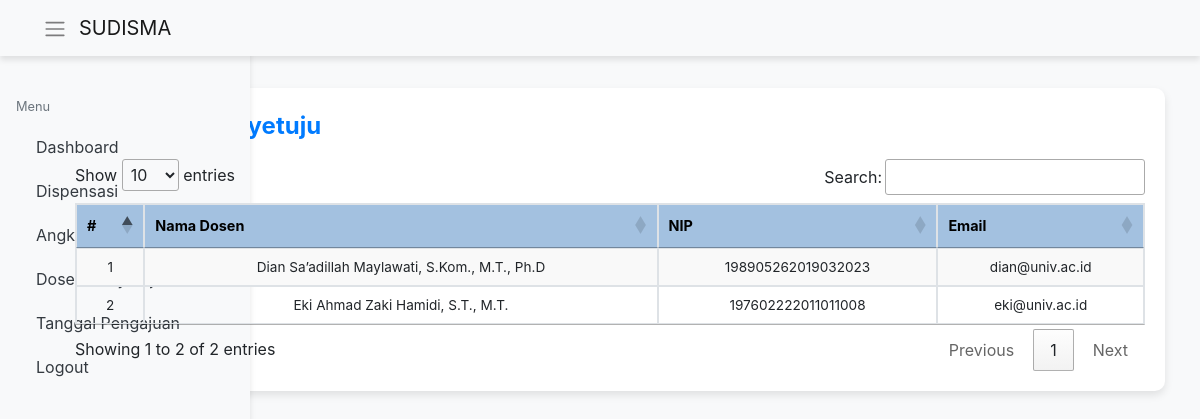
/list_dosen.php (signed in), run on the app's committed database.
### tables this page shows
CREATE TABLE `dosen` (
  `id` int(11) NOT NULL,
  `nama_dosen` varchar(100) NOT NULL,
  `email` varchar(100) NOT NULL,
  `nip` varchar(20) DEFAULT NULL
);

### list_dosen.php (the view, shortened to what this page needs)
<?php
include 'db.php';
$query = "SELECT nama_dosen, email, nip FROM dosen";
$result = $conn->query($query);
?>
<!DOCTYPE html>
<html lang="en">
<head>
    <link href="https://maxcdn.bootstrapcdn.com/bootstrap/4.5.2/css/bootstrap.min.css" rel="stylesheet">
    <link rel="stylesheet" href="https://cdn.datatables.net/1.11.3/css/jquery.dataTables.min.css">
    <link rel="stylesheet" href="https://cdnjs.cloudflare.com/ajax/libs/font-awesome/6.0.0-beta3/css/all.min.css">
</head>
<body>
    <nav class="navbar navbar-expand-lg navbar-light bg-light fixed-top">
        <div class="container-fluid">
            <button class="btn me-3" id="sidebarToggle" style="background-color: transparent; border: none;">
                <span class="navbar-toggler-icon"></span>
            </button>
            <a class="navbar-brand text-black" href="#">SUDISMA</a>
        </div>
    </nav>
    <div class="sidebar bg-light p-3" id="sidebar">
        <h4 class="text-center">SUDISMA</h4>
        <div style="height: 40px;"></div>
        <small class="text-muted ms-2">Menu</small>
        <nav class="nav flex-column mt-2">
            <a class="nav-link active d-flex align-items-center text-dark" href="dashboard_admin.php" style="color: black;">
                <i class="bi bi-speedometer2 me-2"></i> Dashboard
            </a>
            <a class="nav-link d-flex align-items-center text-dark" href="list_pengajuan.php" style="color: black;">
                <i class="bi bi-file-earmark-text me-2"></i> Dispensasi
            </a>
            <a class="nav-link d-flex align-items-center text-dark" href="list_angkatan.php" style="color: black;">
                <i class="bi bi-file-earmark-text me-2"></i> Angkatan
            </a>
            <a class="nav-link d-flex align-items-center text-dark" href="list_dosen.php" style="color: black;">
                <i class="bi bi-file-earmark-text me-2"></i> Dosen Penyetuju
            </a>
            <a class="nav-link d-flex align-items-center text-dark" href="list_tanggal.php" style="color: black;">
                <i class="bi bi-file-earmark-text me-2"></i> Tanggal Pengajuan
            </a>
            <a class="nav-link d-flex align-items-center text-dark" href="logout.php" style="color: black;">
                <i class="bi bi-box-arrow-right me-2"></i> Logout
            </a>
        </nav>
    </div>
    <div class="main-content" id="content">
        <div class="container mt-5">
            <div class="table-container">
                <div class="header-title">List Dosen Penyetuju</div>
                <div class="table-responsive">
                    <table id="dosenTable" class="table table-bordered table-hover">
                        <thead>
                            <tr>
                                <th>#</th>
                                <th>Nama Dosen</th>
                                <th>NIP</th>
                                <th>Email</th>
                            </tr>
                        </thead>
                        <tbody>
                            <?php $no = 1; ?>
                            <?php while ($row = $result->fetch_assoc()): ?>
                            <tr>
                                <td class="text-center"><?= $no++; ?></td>
                                <td><?= htmlspecialchars($row['nama_dosen']); ?></td>
                                <td><?= $row['nip'] ? htmlspecialchars($row['nip']) : 'N/A'; ?></td>
                                <td><?= htmlspecialchars($row['email']); ?></td>
                            </tr>
                            <?php endwhile; ?>
                        </tbody>
                    </table>
                </div>
            </div>
        </div>
    </body>
</html>

### list_dosen.php (style rules this page uses)
body { background-color: #f8f9fa; }
.sidebar { box-shadow: 0 4px 6px rgba(0, 0, 0, 0.1); height: 100vh; background-color: #343a40; color: white; padding-top: 20px; position: fixed; top: 0; left: 0; width: 250px; transition: transform 0.3s ease; }
.navbar { box-shadow: 0 4px 6px rgba(0, 0, 0, 0.1); }
.sidebar a { color: white; display: block; padding: 10px 20px; text-decoration: none; font-size: 16px; }
.main-content { margin-left: 250px; padding: 20px; margin-top: 150px; min-height: calc(100vh - 56px); }
.table-container { padding: 20px; background-color: #fff; border-radius: 10px; box-shadow: 0px 4px 8px rgba(0, 0, 0, 0.1); }
.table thead th { background-color: #a3c1e0; color: black !important;; font-size: 0.9em; }
.table th, .table td { font-size: 0.85em; padding: 8px; text-align: center; }
.table tbody tr:nth-child(odd) { background-color: #f9f9f9; }
.main-content { margin-left: 20px; padding: 20px; margin-top: 20px; min-height: calc(100vh - 56px); }
.header-title { font-size: 1.5em; color: #007bff; font-weight: bold; text-align: left; margin-bottom: 15px; }

### data on the page
dosen: nama_dosen "Dian Sa’adillah Maylawati, S.Kom., M.T., Ph.D", nip "198905262019032023", email "dian@univ.ac.id"
dosen: nama_dosen "Eki Ahmad Zaki Hamidi, S.T., M.T.", nip "197602222011011008", email "eki@univ.ac.id"
